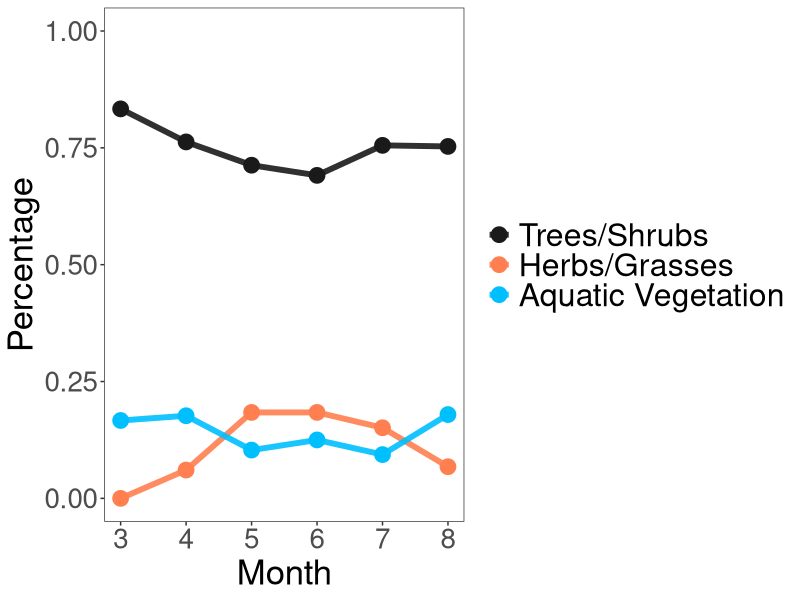
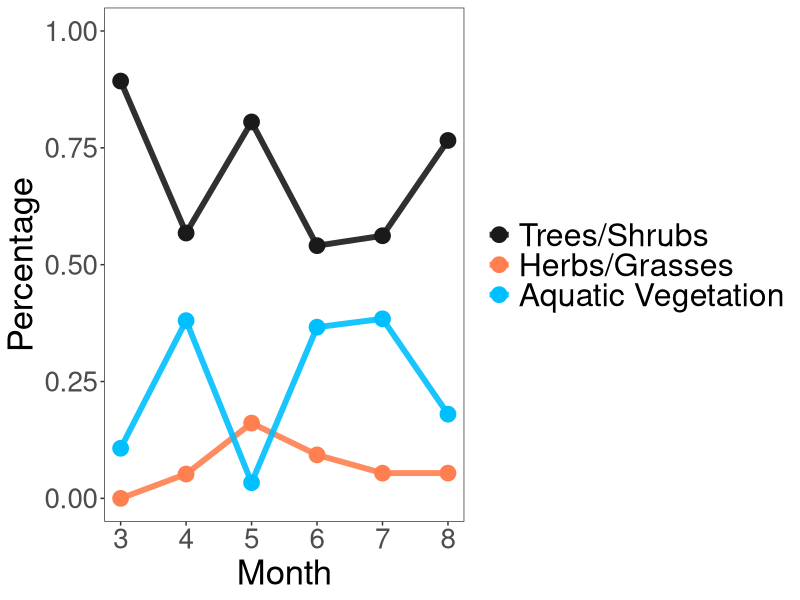
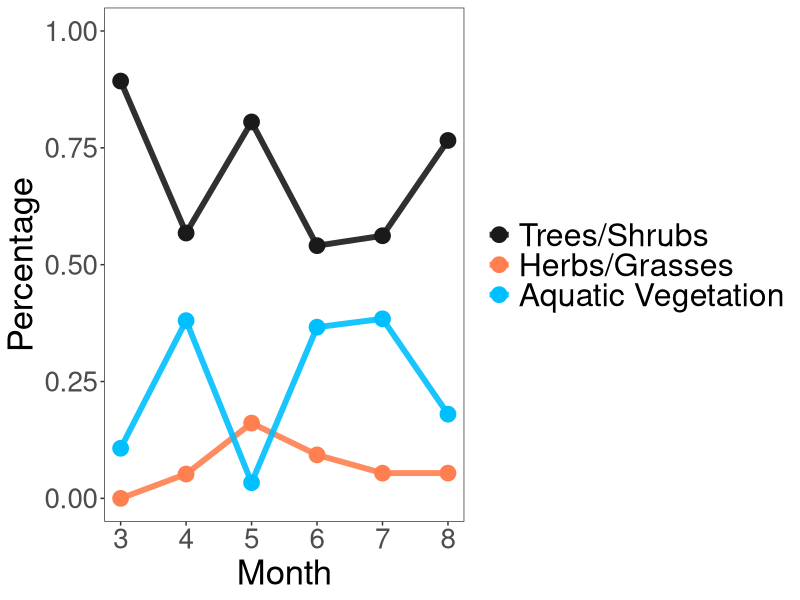
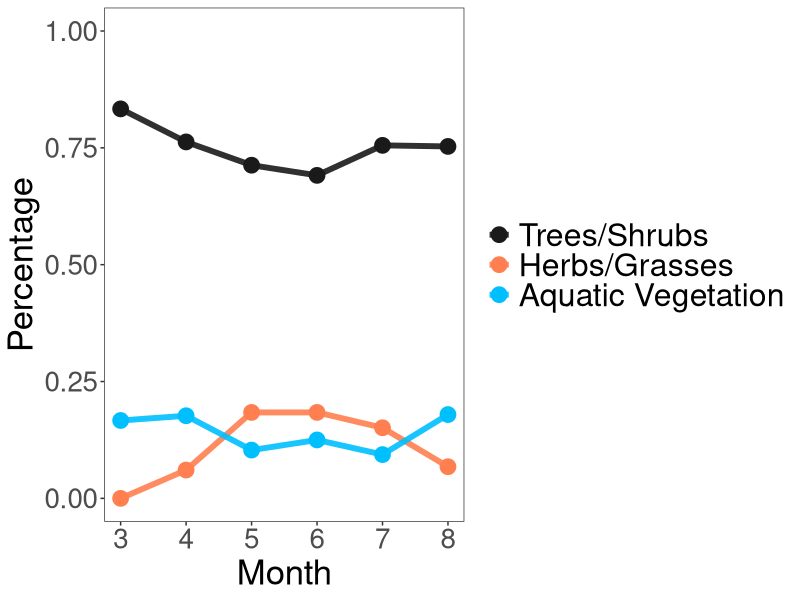

These charts were generated, in order, by the following R code:
## Section 2: Case Study Sex-Specific Trends in Beaver Foraging Behaviour

### import data #########
library(dplyr)
beaver2 <- readxl::read_xlsx("data/DatasetAnalysis2.xlsx")
beaver2$week <- as.factor(strftime(beaver2$Date, format = "%V"))


library(ggplot2)
theme_set(theme_bw())
theme_replace(panel.grid.major = element_blank(), panel.grid.minor = element_blank())
GGPLOTTEXTSIZE <- 25
GGPLOTSTSIZE <- 24
GGPLOTLEGENDSIZE <- 23

PLOTWIDTH <- 12
PLOTHEIGHT <- 9


### Tables ##########
## observations
food <- function(data){
  print("overall")
  print(nrow(data))
  print(round(nrow(data)/3311, digits = 2))
  print("tree")
  print(c(round(sum(data$Tree), digits = 0), round(mean(data$Tree), digits = 2)))
  print("grass")
  print(c(round(sum(data$Grass_herb), digits = 0),round(mean(data$Grass_herb), digits = 2)))
  print("aquatic")
  print(c(round(sum(data$Aquatic), digits = 0),round(mean(data$Aquatic), digits = 2)))
}
time <- function(data){
  print("*****2000")
  a <- filter(data, Year == "2000") %>% nrow()
  print(a)
  print(round(a/nrow(data), digits = 2))
  
  print("*****2006")
  a <- filter(data, Year == "2006")%>% nrow()
  print(a)
  print(round(a/nrow(data), digits = 2))
  
  
  print("*****2007")
  a <- filter(data, Year == "2007")%>% nrow()
  print(a)
  print(round(a/nrow(data), digits = 2))
  
  
  print("*****3,4")
  a <- filter(data, Month %in% c("3","4")) %>% nrow() 
  print(a)
  print(round(a/nrow(data), digits = 2))
  
  
  print("*****5,6")
  a <- filter(data, Month %in% c("5","6")) %>% nrow() 
  print(a)
  print(round(a/nrow(data), digits = 2))
  
  print("*****7,8")
  a <- filter(data, Month %in% c("7","8")) %>% nrow() 
  print(a)
  print(round(a/nrow(data), digits = 2))
  
}

food(beaver2)
time(beaver2)

filter(beaver2, beaver2$Sex == "F") %>% food()
filter(beaver2, beaver2$Sex == "F") %>% time()

filter(beaver2, beaver2$Sex == "M") %>% food()
filter(beaver2, beaver2$Sex == "M") %>% time()




### plot1 ##################
cols <- c("Trees/Shrubs"="grey10",
          "Herbs/Grasses"="coral",
          "Aquatic Vegetation" = "deepskyblue")

fills <- c("Trees/Shrubs"="grey",
          "Herbs/Grasses"="coral",
          "Aquatic Vegetation" = "deepskyblue")


beavers_M <- filter(beaver2, beaver2$Sex == "M")
data <- beavers_M  %>%
  group_by(Month, Forage_Sub_Cat) %>%
  summarise(n = sum(Tree+Aquatic+Grass_herb)) %>%
  mutate(percentage = n / sum(n)) %>% as_tibble()
data <- add_row(data, Month = 3, Forage_Sub_Cat = "Grass_herb", n = 0,percentage = 0)
data$Forage_Sub_Cat <- factor(data$Forage_Sub_Cat,
                              levels = c("Tree","Grass_herb","Aquatic"), 
                              labels = c("Trees/Shrubs", "Herbs/Grasses", "Aquatic Vegetation"))


p_M_percent <- ggplot(data, aes(x=Month, y=percentage, color=Forage_Sub_Cat)) + 
  geom_line(size = 2, alpha = 0.9) + 
  geom_point(size = 5) + 
  ggtitle(NULL) + 
  ylim(0,1) +
  theme(text = element_text(size = GGPLOTTEXTSIZE),
        legend.text=element_text(size=GGPLOTLEGENDSIZE),
        plot.subtitle=element_text(size=GGPLOTSTSIZE),
        legend.spacing.y = unit(0.3, 'cm') )+
  guides(fill = guide_legend(byrow = TRUE))+
  scale_color_manual(name = NULL, values = cols)+
  xlab("Month") + ylab("Percentage")



p_M_percent

beavers_F <- filter(beaver2, beaver2$Sex == "F")
data <- beavers_F  %>%
  group_by(Month, Forage_Sub_Cat) %>%
  summarise(n = sum(Tree+Aquatic+Grass_herb)) %>%
  mutate(percentage = n / sum(n)) %>% as_tibble()
data <- add_row(data, Month = 3, Forage_Sub_Cat = "Grass_herb", n = 0,percentage = 0)
data$Forage_Sub_Cat <- factor(data$Forage_Sub_Cat,
                              levels = c("Tree","Grass_herb","Aquatic"), 
                              labels = c("Trees/Shrubs", "Herbs/Grasses", "Aquatic Vegetation"))

p_F_percent <- ggplot(data, aes(x=Month, y=percentage, color=Forage_Sub_Cat)) + 
  geom_line(size = 2, alpha = 0.9) + 
  geom_point(size = 5) + 
  ggtitle(NULL) + 
  ylim(0,1) +
  theme(text = element_text(size = GGPLOTTEXTSIZE),
        legend.text=element_text(size=GGPLOTLEGENDSIZE),
        plot.subtitle=element_text(size=GGPLOTSTSIZE),
        legend.spacing.y = unit(0.3, 'cm') )+
  guides(fill = guide_legend(byrow = TRUE))+
  scale_color_manual(name = NULL, values = cols)+
  xlab("Month") + ylab("Percentage")
p_F_percent


ggsave(p_F_percent, filename = "figures/beaver_summary/beaver_summary_F_percent.pdf", width=PLOTWIDTH, height=PLOTHEIGHT)
ggsave(p_M_percent, filename = "figures/beaver_summary/beaver_summary_M_percent.pdf", width=PLOTWIDTH, height=PLOTHEIGHT)


